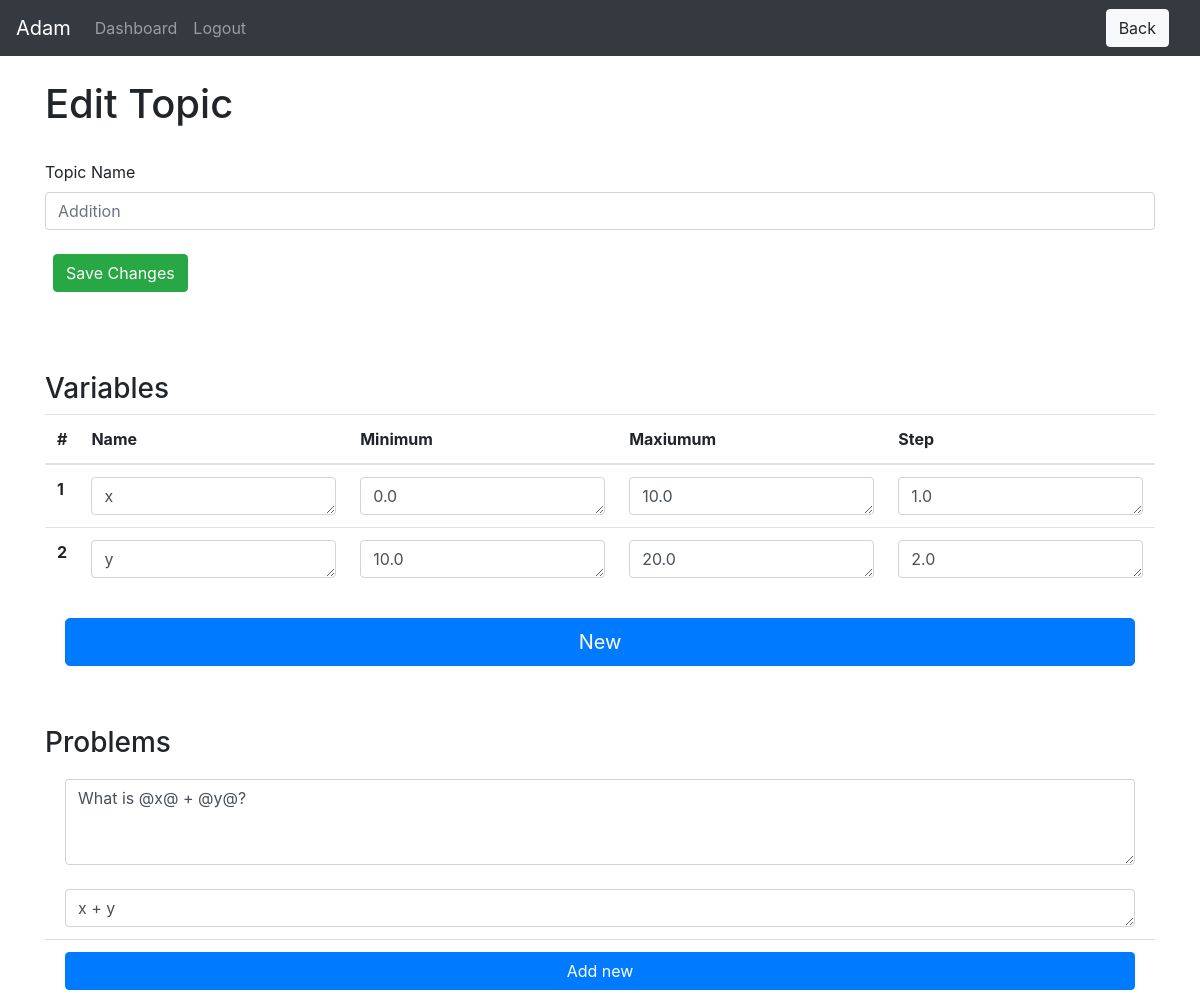
The page /teacher/group-detail/1/topics/edit_topic/1 (signed in) on the database its author committed.
### website/models.py (models this page shows)
class User(db.Model, UserMixin):                                                        # type: ignore
    id = db.Column(db.Integer, primary_key=True)
    email = db.Column(db.String(150), unique=True)
    password = db.Column(db.String(150))
    first_name = db.Column(db.String(150))
    teacher_id = db.relationship('Teacher', uselist=False, backref="user")
    student_id = db.relationship('Student', uselist=False, backref="user")

class Topic(db.Model):
    id = db.Column(db.Integer, primary_key=True)
    name = db.Column(db.String(150))
    active = db.Column(db.Boolean)
    locked = db.Column(db.Boolean)
    instances = db.Column(db.SmallInteger)
    date = db.Column(db.DateTime(timezone=True))
    group_id = db.Column(db.Integer, db.ForeignKey('group.id'))
    variable_ids = db.relationship('Variable')
    problem_ids = db.relationship('Problem')
    data_ids = db.relationship('Data')

class Variable(db.Model):
    id = db.Column(db.Integer, primary_key=True)
    name = db.Column(db.String(1))
    minimum = db.Column(db.Float)
    maximum = db.Column(db.Float)
    step = db.Column(db.Float)
    topic_id = db.Column(db.Integer, db.ForeignKey('topic.id'))

class Problem(db.Model):
    id = db.Column(db.Integer, primary_key=True)
    text = db.Column(db.String(10000))
    latex = db.Column(db.String(500))
    answer = db.Column(db.String(500))
    topic_id = db.Column(db.Integer, db.ForeignKey('topic.id'))

### website/teacher/teacher_views.py (the view)
@views.route('/group-detail/<group_id>/topics/edit_topic/<topic_id>', methods=['GET', 'POST'])# type: ignore
@login_required
def edit_topic(group_id, topic_id):
    group = Group.query.get(group_id)
    topic = Topic.query.get(topic_id)
    if request.method == 'POST':
        if request.form['button'] == 'new_problem':
            new_problem = Problem(text="", latex="", answer="", topic_id=topic.id)
            db.session.add(new_problem)
            db.session.commit()
            flash('created')
            return render_template("teacher/edit_topic.html", user=current_user, group=group, topic=topic)
        elif request.form['button'] == 'new_variable':
            new_variable = Variable(name='x',minimum=0.0, maximum=10.0, step=1.0, topic_id=topic.id)
            db.session.add(new_variable)
            db.session.commit()
            return render_template("teacher/edit_topic.html", user=current_user, group=group, topic=topic)
        elif request.form['button'] == 'save_changes':
            name = str(request.form.get('topicName'))
            if len(name) < 150 and len(name) > 1:
                topic.name = name
                db.session.add(topic)
                db.session.commit()
                flash('Name successfully changed to ' + name)
            update_variables(topic=topic)
            update_problems(topic=topic)
            return render_template("teacher/edit_topic.html", user=current_user, group=group, topic=topic)
    else:
        return render_template("teacher/edit_topic.html", user=current_user, group=group, topic=topic)

### website/templates/teacher/edit_topic.html
{% extends "base.html" %} {% block title %}Edit Topic{% endblock %}
{% block extra_header %}
<a href="{{url_for('teacher_views.topics', group_id=group.id)}}">
    <button class="btn btn-light ml-3" type="button" name="button">Back</button>
</a>
{% endblock %}
{% block content %}
<br>
<h1>Edit Topic</h1>
<br>
<form method='POST'>
    <div>
        <div class="form-group">
          <label for="exampleInputEmail1">Topic Name</label>
          <input
            type="text"
            class="form-control"
            id="topicName"
            name="topicName"
            placeholder="{{ topic.name }}"
            />
        </div>
        <div class="d-flex flex-row">
            <div class="p-2"><button name="button" class="btn btn-success" value="save_changes">Save Changes</button></div>
          </div>
        <br>
    </div>
    <br>
    <br>
    <div>
        <h3>Variables</h3>
        <table class="table">
            <thead>
              <tr>
                <th scope="col">#</th>
                <th scope="col">Name</th>
                <th scope="col">Minimum</th>
                <th scope="col">Maxiumum</th>
                <th scope="col">Step</th>
              </tr>
            </thead>
            <tbody>
            {% for variable in topic.variable_ids %}
              <tr>
                <th scope="row">{{ variable.id }}</th>
                <td> <textarea name="name{{variable.id}}" class="form-control" id="minimum" rows="1" placeholder="Name">{{ variable.name }}</textarea></td>
                <td> <textarea name="min{{variable.id}}" class="form-control" id="minimum" rows="1" placeholder="Minimum">{{ variable.minimum }}</textarea></td>
                <td> <textarea name="max{{variable.id}}" class="form-control" id="maximum" rows="1" placeholder="Maxiumum">{{ variable.maximum }}</textarea></td>
                <td> <textarea name="step{{variable.id}}" class="form-control" id="step" rows="1" placeholder="Step">{{ variable.step }}</textarea></td>
              </tr>
              {% endfor %}
            </tbody>
          </table>
          <ul class="list-group list-group-flush">
            <li class="list-group-item"><button name="button" class="btn btn-primary btn-lg btn-block" value="new_variable">New</button></li>
          </ul>
    </div>
    <br>
    <br>
    <div>
      <h3>Problems</h3>
      <ul class="list-group list-group-flush">
        {% for problem in topic.problem_ids %}
        <li class="list-group-item">
                <textarea name="text{{problem.id}}" class="form-control" id="text" rows="3" placeholder="Word Problem">{{ problem.text }}</textarea>
                <br>
                <textarea name="answer{{problem.id}}" class="form-control" id="answer" rows="1" placeholder="Answer">{{ problem.answer }}</textarea>
        </li>
        {% endfor %}
      <ul class="list-group list-group-flush">
        <li class="list-group-item"><button type="submit" class="btn btn-primary btn-block" name="button" value="new_problem">Add new</button></li>
      </ul>
    </div>
</form>
{% endblock %}

### website/templates/base.html (shortened to what this page needs)
<!DOCTYPE html>
<html>
  <head>
    <link
      rel="stylesheet"
      href="https://stackpath.bootstrapcdn.com/bootstrap/4.4.1/css/bootstrap.min.css"
    />
    <link
      rel="stylesheet"
      href="https://stackpath.bootstrapcdn.com/font-awesome/4.7.0/css/font-awesome.min.css"
    />
  </head>
  <body>
    <nav class="navbar navbar-expand-lg navbar-dark bg-dark justify-content-between">
      <div>
      <div class="collapse navbar-collapse" id="navbar">
        <div class="navbar-nav">
            {% if user.is_authenticated %}
            <a class="navbar-brand" id="page" href='#'>{{ user.first_name }}</a>
            {% if user.teacher_id %}
            <a class="nav-item nav-link" id="page" href="/teacher/">Classes</a>
            {% elif user.student_id %}
            <a class="nav-item nav-link" id="page" href="/student/dash">Dashboard</a>
            {% endif %}
            <a class="nav-item nav-link ml-auto align-left" id="logout" href="/logout">Logout</a>
            {% else %}
            <a class="nav-item nav-link" id="login" href="/login">Login</a>
            <a class="nav-item nav-link" id="signUp" href="/sign-up">Sign Up</a>
            {% endif%}
        </div>
      </div>
    </div>
    <div class="container justify-content-end my-2 my-sm-0">{% block extra_header %} {% endblock %}</div>
    </nav>
    <div class="container">{% block content %} {% endblock %}</div>
  </body>
</html>

### rows shown on the page
User: first_name "Adam"
Topic: topicName "Addition"
Variable: id "1", id "x", id "0.0", id "10.0", id "1.0"
Variable: id "2", id "y", id "10.0", id "20.0", id "2.0"
Problem: id "What is @x@ + @y@?", id "x + y"
